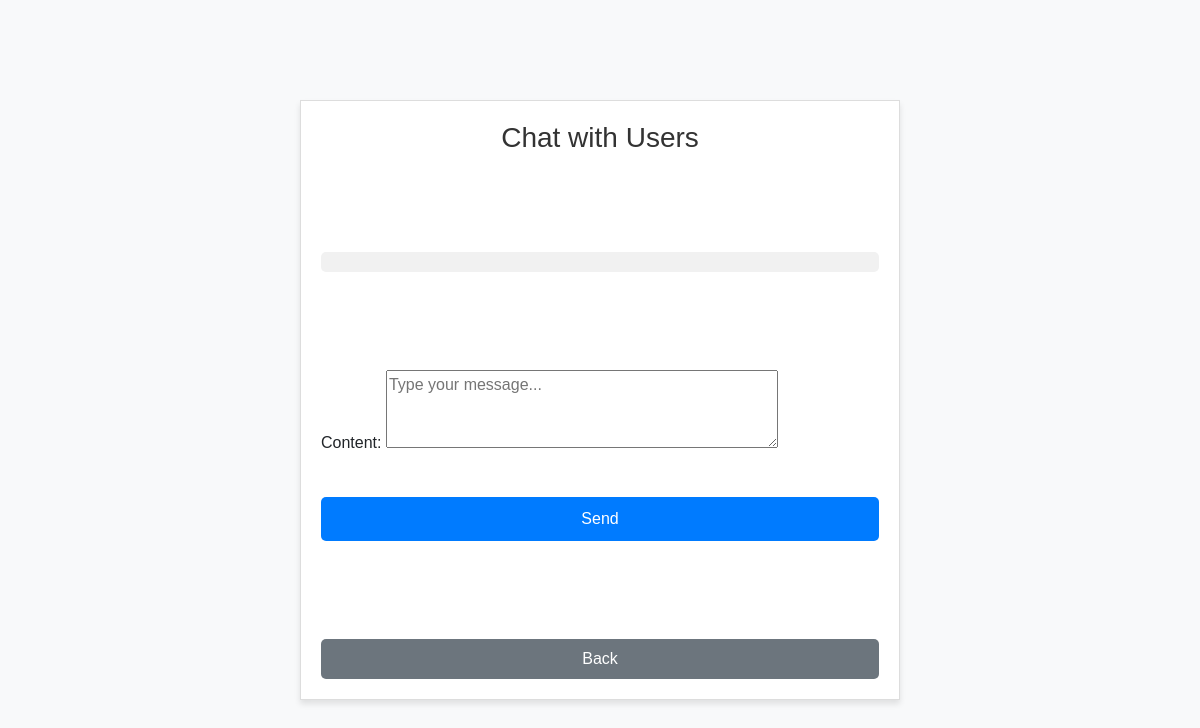
/courses/chat/user/ (signed in), run on an earlier commit of the app's database.
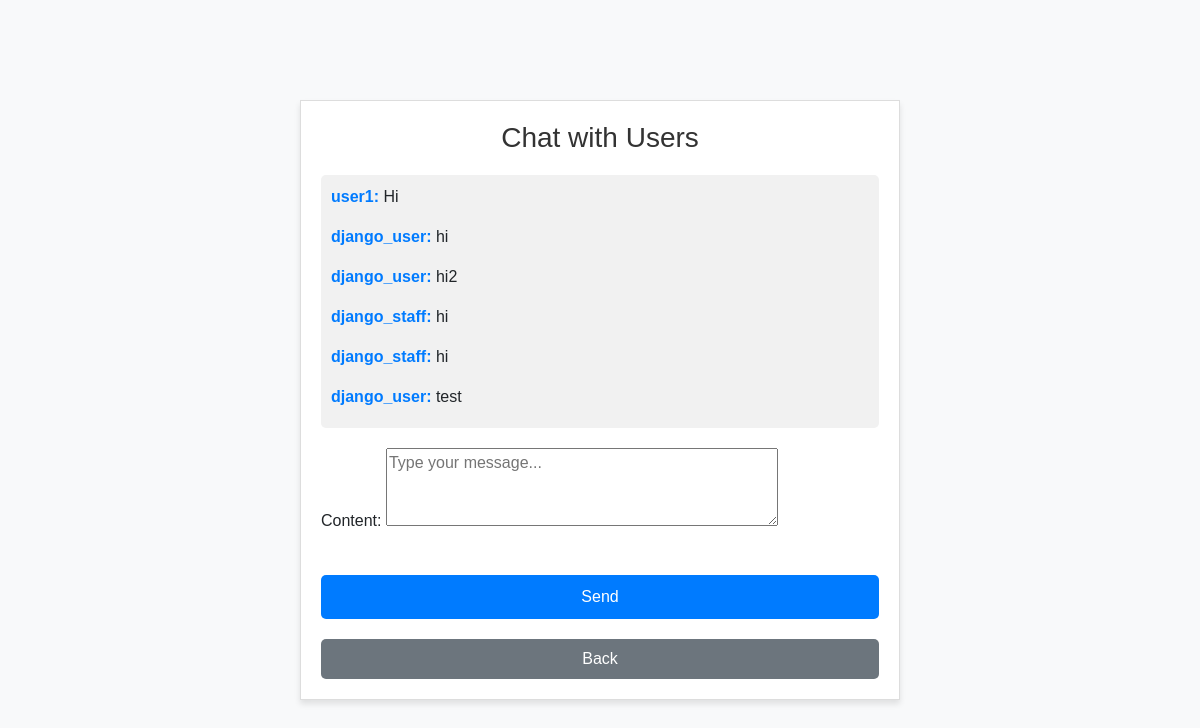
And on a later commit of the database.
### courses/models.py (models this page shows, shortened)
class Message(models.Model):
    sender = models.ForeignKey(User, on_delete=models.CASCADE, related_name='sent_messages')
    receiver = models.ForeignKey(User, on_delete=models.CASCADE, related_name='received_messages')
    content = models.TextField()
    timestamp = models.DateTimeField(auto_now_add=True)

### courses/views.py (the view, shortened to what this page needs)
# urls.py: path('chat/user/', views.user_chat, name='user_chat'),
@login_required
def user_chat(request):
    messages = Message.objects.all().order_by('timestamp')
    form = MessageForm()
    return render(request, 'courses/user_chat.html', {'form': form, 'messages': messages})

### courses/forms.py
class MessageForm(forms.ModelForm):
    class Meta:
        model = Message
        fields = ['content']
        widgets = {
            'content': forms.Textarea(attrs={'placeholder': 'Type your message...', 'rows': 3}),
        }

### courses/templates/courses/user_chat.html (shortened to what this page needs)
<!DOCTYPE html>
<html lang="en">
<head>
    <link href="https://cdn.jsdelivr.net/npm/bootstrap@5.1.3/dist/css/bootstrap.min.css" rel="stylesheet">
</head>
<body>
    <div class="chat-container">
        <h2>Chat with Users</h2>
        <div class="message-container">
            {% for message in messages %}
                <div class="message">
                    <p><strong>{{ message.sender.username }}:</strong> {{ message.content }}</p>
                </div>
            {% endfor %}
        </div>
        <form method="post" class="form-container">
            <div class="mb-3">
                {{ form.as_p }}
            </div>
            <button type="submit" class="btn btn-primary">Send</button>
        </form>
        <a href="javascript:history.back()" class="btn-back">Back</a>
    </div>
</body>
</html>

What changed in the data, as far as the page shows it:
added Message: sender.username "user1", content "Hi"
added Message: sender.username "django_user", content "hi"
added Message: sender.username "django_user", content "hi2"
added Message: sender.username "django_staff", content "hi"
added Message: sender.username "django_staff", content "hi"
added Message: sender.username "django_user", content "test"
